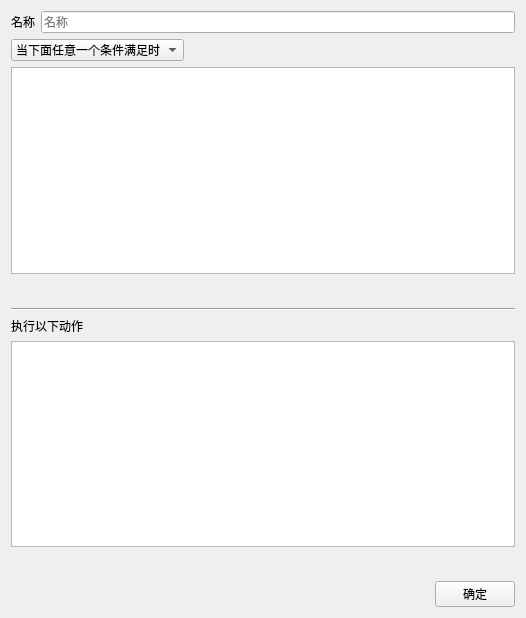
<?xml version="1.0" encoding="UTF-8"?>
<ui version="4.0">
 <class>AutomateConfigure</class>
 <widget class="QWidget" name="AutomateConfigure">
  <property name="windowModality">
   <enum>Qt::ApplicationModal</enum>
  </property>
  <property name="geometry">
   <rect>
    <x>0</x>
    <y>0</y>
    <width>526</width>
    <height>618</height>
   </rect>
  </property>
  <property name="windowTitle">
   <string>自动化选项</string>
  </property>
  <property name="windowIcon">
   <iconset theme="configure">
    <normaloff>.</normaloff>.</iconset>
  </property>
  <layout class="QFormLayout" name="formLayout">
   <item row="2" column="0" colspan="2">
    <widget class="QListWidget" name="lst_trigger"/>
   </item>
   <item row="1" column="0" colspan="2">
    <layout class="QHBoxLayout" name="horizontalLayout">
     <item>
      <widget class="QComboBox" name="cb_trigger_type">
       <property name="sizePolicy">
        <sizepolicy hsizetype="Maximum" vsizetype="Fixed">
         <horstretch>0</horstretch>
         <verstretch>0</verstretch>
        </sizepolicy>
       </property>
       <item>
        <property name="text">
         <string>当下面任意一个条件满足时</string>
        </property>
       </item>
       <item>
        <property name="text">
         <string>当下面所有条件满足时</string>
        </property>
       </item>
      </widget>
     </item>
     <item>
      <spacer name="horizontalSpacer">
       <property name="orientation">
        <enum>Qt::Horizontal</enum>
       </property>
       <property name="sizeType">
        <enum>QSizePolicy::Expanding</enum>
       </property>
       <property name="sizeHint" stdset="0">
        <size>
         <width>40</width>
         <height>20</height>
        </size>
       </property>
      </spacer>
     </item>
    </layout>
   </item>
   <item row="3" column="0" colspan="2">
    <layout class="QHBoxLayout" name="horizontalLayout_3">
     <item>
      <spacer name="horizontalSpacer_3">
       <property name="orientation">
        <enum>Qt::Horizontal</enum>
       </property>
       <property name="sizeHint" stdset="0">
        <size>
         <width>40</width>
         <height>20</height>
        </size>
       </property>
      </spacer>
     </item>
     <item>
      <widget class="QPushButton" name="btn_add_trigger">
       <property name="text">
        <string/>
       </property>
       <property name="icon">
        <iconset theme="list-add">
         <normaloff>.</normaloff>.</iconset>
       </property>
       <property name="flat">
        <bool>true</bool>
       </property>
      </widget>
     </item>
     <item>
      <widget class="QPushButton" name="btn_cfg_trigger">
       <property name="text">
        <string/>
       </property>
       <property name="icon">
        <iconset theme="configure">
         <normaloff>.</normaloff>.</iconset>
       </property>
       <property name="flat">
        <bool>true</bool>
       </property>
      </widget>
     </item>
     <item>
      <widget class="QPushButton" name="btn_rm_trigger">
       <property name="text">
        <string/>
       </property>
       <property name="icon">
        <iconset theme="list-remove">
         <normaloff>.</normaloff>.</iconset>
       </property>
       <property name="flat">
        <bool>true</bool>
       </property>
      </widget>
     </item>
     <item>
      <spacer name="horizontalSpacer_4">
       <property name="orientation">
        <enum>Qt::Horizontal</enum>
       </property>
       <property name="sizeHint" stdset="0">
        <size>
         <width>40</width>
         <height>20</height>
        </size>
       </property>
      </spacer>
     </item>
    </layout>
   </item>
   <item row="5" column="0" colspan="2">
    <widget class="QLabel" name="label">
     <property name="text">
      <string>执行以下动作</string>
     </property>
    </widget>
   </item>
   <item row="6" column="0" colspan="2">
    <widget class="QListWidget" name="lst_actions"/>
   </item>
   <item row="7" column="0" colspan="2">
    <layout class="QHBoxLayout" name="horizontalLayout_4">
     <item>
      <spacer name="horizontalSpacer_5">
       <property name="orientation">
        <enum>Qt::Horizontal</enum>
       </property>
       <property name="sizeHint" stdset="0">
        <size>
         <width>40</width>
         <height>20</height>
        </size>
       </property>
      </spacer>
     </item>
     <item>
      <widget class="QPushButton" name="btn_add_action">
       <property name="text">
        <string/>
       </property>
       <property name="icon">
        <iconset theme="list-add">
         <normaloff>.</normaloff>.</iconset>
       </property>
       <property name="flat">
        <bool>true</bool>
       </property>
      </widget>
     </item>
     <item>
      <widget class="QPushButton" name="btn_cfg_action">
       <property name="text">
        <string/>
       </property>
       <property name="icon">
        <iconset theme="configure">
         <normaloff>.</normaloff>.</iconset>
       </property>
       <property name="flat">
        <bool>true</bool>
       </property>
      </widget>
     </item>
     <item>
      <widget class="QPushButton" name="btn_up_action">
       <property name="text">
        <string/>
       </property>
       <property name="icon">
        <iconset theme="go-up">
         <normaloff>.</normaloff>.</iconset>
       </property>
       <property name="flat">
        <bool>true</bool>
       </property>
      </widget>
     </item>
     <item>
      <widget class="QPushButton" name="btn_down_action">
       <property name="text">
        <string/>
       </property>
       <property name="icon">
        <iconset theme="go-down">
         <normaloff>.</normaloff>.</iconset>
       </property>
       <property name="flat">
        <bool>true</bool>
       </property>
      </widget>
     </item>
     <item>
      <widget class="QPushButton" name="btn_rm_action">
       <property name="text">
        <string/>
       </property>
       <property name="icon">
        <iconset theme="list-remove">
         <normaloff>.</normaloff>.</iconset>
       </property>
       <property name="flat">
        <bool>true</bool>
       </property>
      </widget>
     </item>
     <item>
      <spacer name="horizontalSpacer_6">
       <property name="orientation">
        <enum>Qt::Horizontal</enum>
       </property>
       <property name="sizeHint" stdset="0">
        <size>
         <width>40</width>
         <height>20</height>
        </size>
       </property>
      </spacer>
     </item>
    </layout>
   </item>
   <item row="8" column="0" colspan="2">
    <layout class="QHBoxLayout" name="horizontalLayout_2">
     <item>
      <spacer name="horizontalSpacer_2">
       <property name="orientation">
        <enum>Qt::Horizontal</enum>
       </property>
       <property name="sizeHint" stdset="0">
        <size>
         <width>40</width>
         <height>20</height>
        </size>
       </property>
      </spacer>
     </item>
     <item>
      <widget class="QPushButton" name="btn_confirm">
       <property name="text">
        <string>确定</string>
       </property>
      </widget>
     </item>
    </layout>
   </item>
   <item row="0" column="1">
    <widget class="QLineEdit" name="le_name">
     <property name="frame">
      <bool>true</bool>
     </property>
     <property name="placeholderText">
      <string>名称</string>
     </property>
    </widget>
   </item>
   <item row="0" column="0">
    <widget class="QLabel" name="label_2">
     <property name="text">
      <string>名称</string>
     </property>
    </widget>
   </item>
   <item row="4" column="0" colspan="2">
    <widget class="Line" name="line">
     <property name="minimumSize">
      <size>
       <width>0</width>
       <height>0</height>
      </size>
     </property>
     <property name="orientation">
      <enum>Qt::Horizontal</enum>
     </property>
    </widget>
   </item>
  </layout>
 </widget>
 <tabstops>
  <tabstop>le_name</tabstop>
  <tabstop>cb_trigger_type</tabstop>
  <tabstop>lst_trigger</tabstop>
  <tabstop>btn_add_trigger</tabstop>
  <tabstop>btn_cfg_trigger</tabstop>
  <tabstop>btn_rm_trigger</tabstop>
  <tabstop>lst_actions</tabstop>
  <tabstop>btn_add_action</tabstop>
  <tabstop>btn_cfg_action</tabstop>
  <tabstop>btn_up_action</tabstop>
  <tabstop>btn_down_action</tabstop>
  <tabstop>btn_rm_action</tabstop>
  <tabstop>btn_confirm</tabstop>
 </tabstops>
 <resources/>
 <connections>
  <connection>
   <sender>btn_confirm</sender>
   <signal>released()</signal>
   <receiver>AutomateConfigure</receiver>
   <slot>close()</slot>
   <hints>
    <hint type="sourcelabel">
     <x>495</x>
     <y>590</y>
    </hint>
    <hint type="destinationlabel">
     <x>482</x>
     <y>6</y>
    </hint>
   </hints>
  </connection>
 </connections>
</ui>
